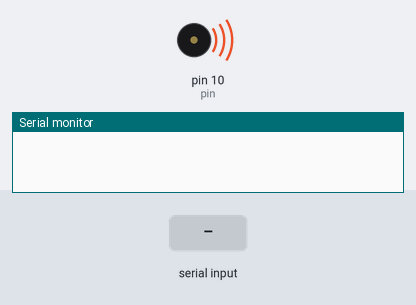
Recording of a sketch running on a simulated Arduino Uno, built with avr-gcc and run on an emulated ATmega328P. On the bench: buzzer (waves = sounding), the last lines printed to the serial monitor. Inputs (shaded band) come from the test bench.

Above: at 1.2 s.
1.3 s: "90,45\n" received over Serial
At 2.6 s:
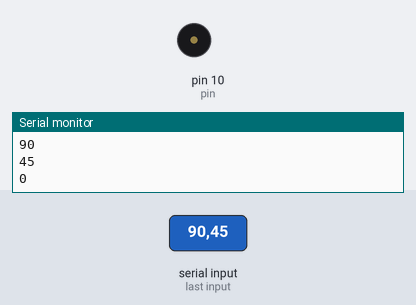
Timing chart, 0 to 4.3 s (numbered marks = the images above; inputs shaded):
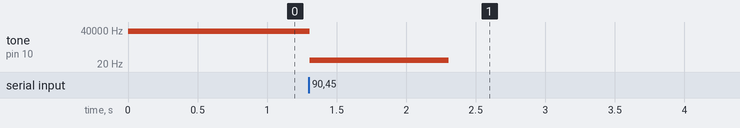

The sketch:

ch_12_geiger_counter_tune.ino
```cpp
unsigned int f = 30000;

int pin = 10;

void setup() {
  pinMode(pin, OUTPUT);
  Serial.begin(9600);
  tone(pin, f);
}

void loop() {
  if (Serial.available())
  {
    f = Serial.parseFloat();
    Serial.println(f);
    tone(pin, f);
  }
}
```

Measured:
- after the input at 1.3 s, tone on pin 10 (pin): 30000 Hz → 45 Hz at once, → silent 1.0 s later
